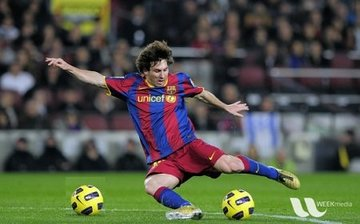
#> input picture lab/messi.jpg, 360 x 224 px
$ jupyter execute lab3_100514352.ipynb   (shell and % lines are left out)
#> lines starting #> are read from the running program, lines starting #| are printed output that depends on the picture
[cell 1]
import numpy as np
import scipy as sp
from scipy import signal
import cv2
import matplotlib.pyplot as plt

[cell 2]
img = cv2.imread('messi.jpg', 0) # Load in grayscale
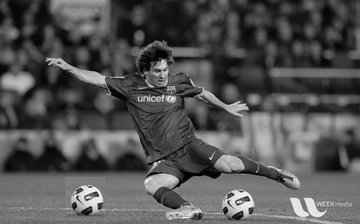
#> img: shape (224, 360); min 0, max 252, mean 83.2
sobel_x = np.array([[-1,0,1],[-2,0,2],[-1,0,1]])
img_x = sp.signal.fftconvolve(img, sobel_x, mode='same')
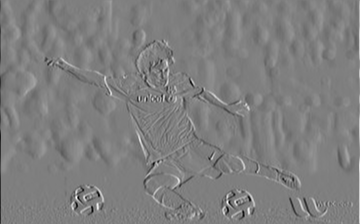
#> img_x: shape (224, 360) float64; min -749, max 754, mean -0.1; drawn with min black and max white
plt.figure(figsize=(5,5))
plt.imshow(img_x,'gray')

# FFT Image

[cell 3]
f = np.fft.fft2(img)
f=  np.fft.fftshift(f)

plt.imshow(np.log(np.abs(f)+1), 'gray')
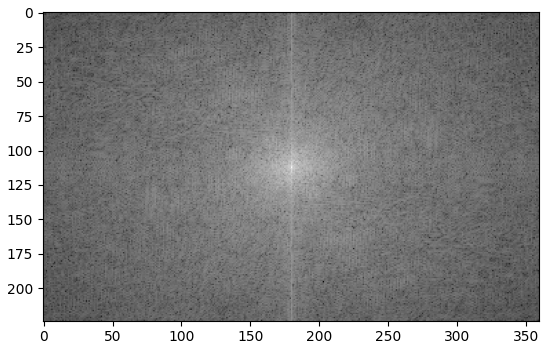
#> figure drawn by matplotlib, 1 panel

# FFT Kernel

[cell 4]
sobel_x_padded = np.zeros(f.shape)

sobel_x_padded[:sobel_x.shape[0], :sobel_x.shape[1]] = sobel_x

S = np.fft.fft2(sobel_x_padded)
S = np.fft.fftshift(S)

plt.imshow(np.log(np.abs(S)+1), 'gray')
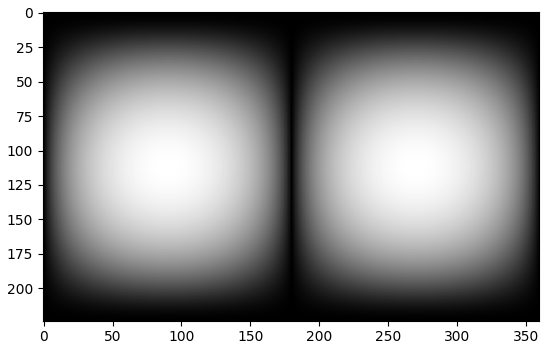
#> figure drawn by matplotlib, 1 panel

# FFT Filter Image

[cell 5]
fft_filter_image = np.multiply(S,f)
plt.imshow(np.log(np.abs(fft_filter_image)+1), 'gray')
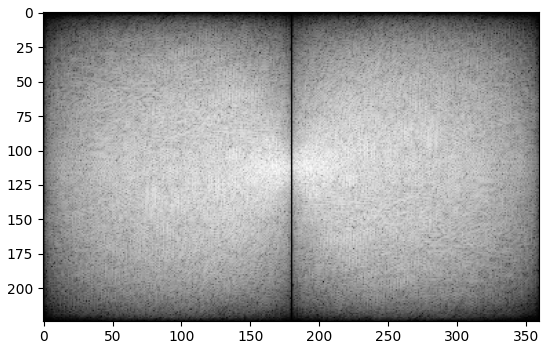
#> figure drawn by matplotlib, 1 panel

# Inverse

[cell 6]
I =  np.fft.ifftshift(fft_filter_image)
img_back = np.fft.ifft2(I)
img_back = np.abs(img_back)
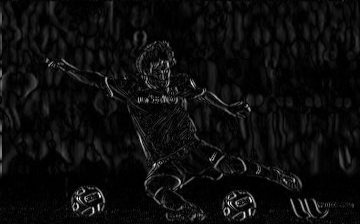
#> img_back: shape (224, 360) float64; min 1.1e-16, max 754, mean 38.8; drawn with min black and max white
plt.figure(figsize=(5,5))
plt.imshow(img_back, 'gray')

$ run again, with lab/cn-tower-2.jpg copied over lab/messi.jpg
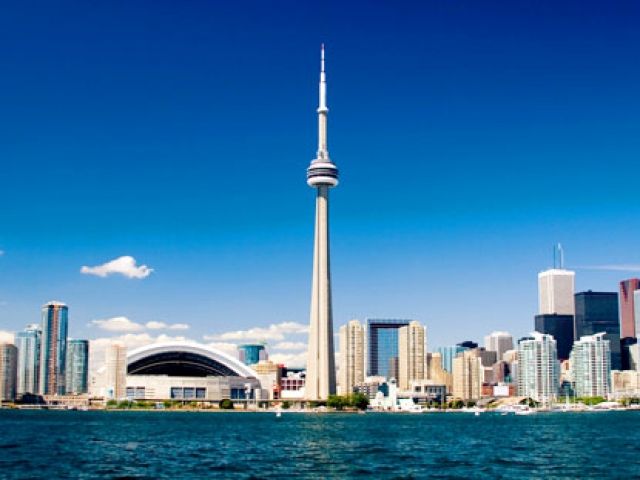
#> input picture lab/cn-tower-2.jpg, 640 x 480 px
#> `[cell 5] fft_filter_image = np.multiply(S,f) plt.imshow(np.log(np.abs(..`:
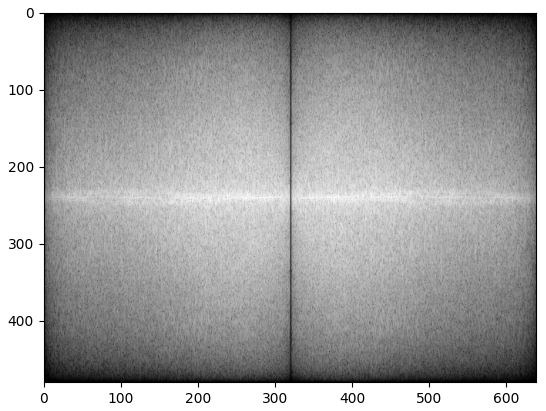
#> figure drawn by matplotlib, 1 panel
#> `img_back = np.abs(img_back)`:
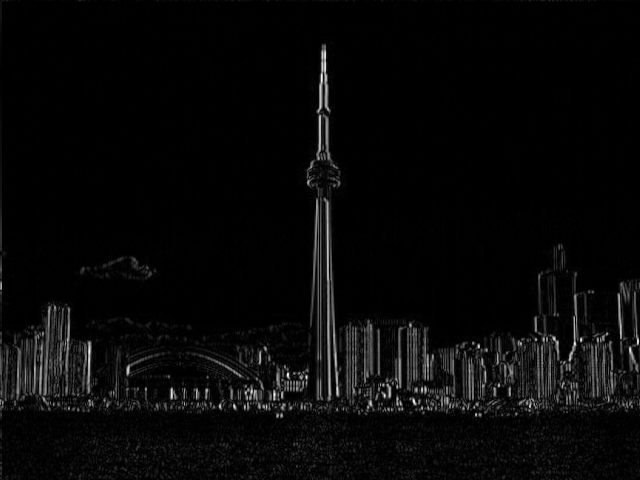
#> img_back: shape (480, 640) float64; min 1.74e-18, max 732, mean 23.9; drawn with min black and max white
